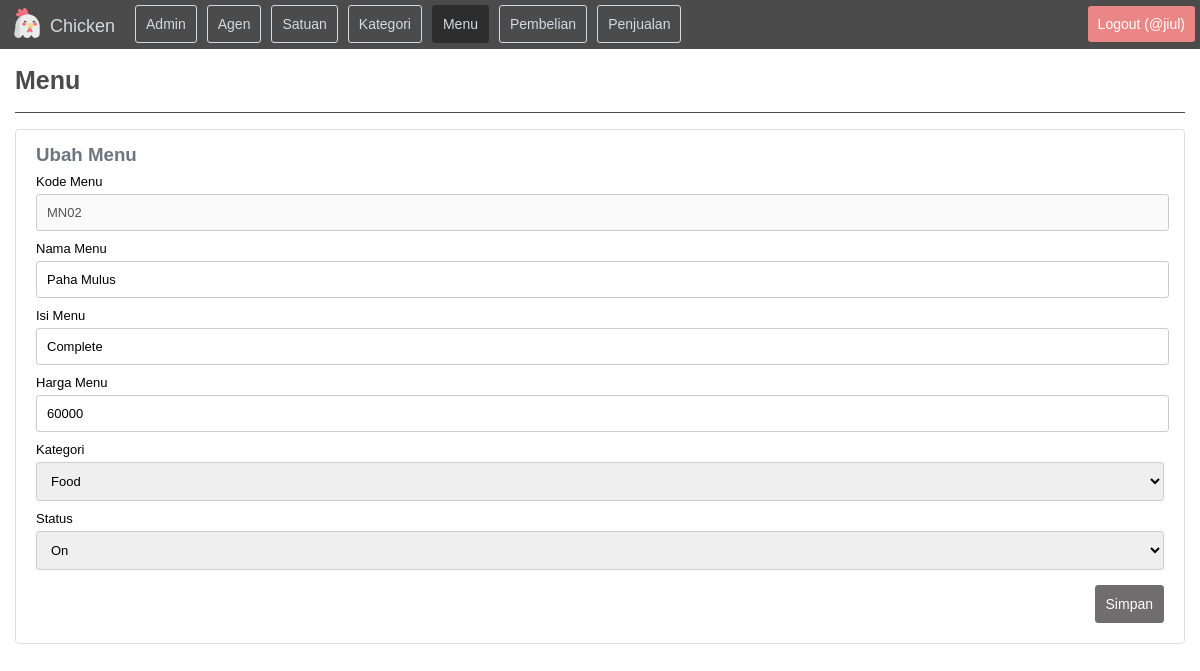
The app's page /?folder=menu&file=ubah&kode_menu=MN02 (signed in) with its own data.
### tables this page shows
CREATE TABLE `tabel_menu` (
  `kolom_kode_menu` char(4) NOT NULL,
  `kolom_kode_kategori` char(4) NOT NULL,
  `kolom_nama_menu` varchar(40) NOT NULL,
  `kolom_isi_menu` text NOT NULL,
  `kolom_harga_menu` int(10) NOT NULL,
  `kolom_status_menu` enum('on','off') NOT NULL
);

### page/menu/ubah.php (the view, shortened to what this page needs)
<div class="header">
	<h1>Menu</h1>
</div>
<?php
	$kode_menu	= isset($_GET["kode_menu"]) ? $_GET["kode_menu"] : false;
	$sql1	=	mysqli_query($koneksi,	"
											SELECT * FROM
												tabel_menu
											WHERE
												kolom_kode_menu='$kode_menu'
										")
										or die("
											<div class='alert'>
												sql1 error<br>
												".mysqli_errno($koneksi)." - ".mysqli_error($koneksi)."
											</div>
										");
	$row1 	=	mysqli_fetch_array($sql1);
	if (!isset($_POST["submitMenu"])) {
		$valueKode			=	$row1["kolom_kode_menu"];
		$valueNama			=	$row1["kolom_nama_menu"];
		$valueHarga			=	$row1["kolom_harga_menu"];
		$valueIsi 			=	$row1["kolom_isi_menu"];
		$valueKategori		=	$row1["kolom_kode_kategori"];
		$valueStatus 		=	$row1["kolom_status_menu"];
	}
?>
<?php if (!$valueKode) { ?>
	<div class="alert">
		Tidak ditemukan data menu
	</div>
<?php } else { ?>
	<div class="card">
		<div class="card-body">
			<h3 class="card-subtitle">Ubah Menu</h3>
			<form method="post" class="form" name="formUbahMenu">
				<label>Kode Menu</label>
				<input type="text" disabled value="<?php echo $valueKode; ?>">
				<label>Nama Menu</label>
				<input type="text" name="inputNama" value="<?php echo $valueNama; ?>" placeholder="Nama Menu">
				<label>Isi Menu</label>
				<input type="text" name="inputIsi" value="<?php echo $valueIsi; ?>" placeholder="Isi Menu">
				<label>Harga Menu</label>
				<input type="text" name="inputHarga" value="<?php echo $valueHarga; ?>" placeholder="Harga Menu">
				<?php
					$sql4	=	mysqli_query($koneksi,	"
															SELECT * FROM
																tabel_kategori
															WHERE
																kolom_status_kategori='on'
														")
														or die("
															<div class='alert-form'>
																sql4 error<br>
																".mysqli_errno($koneksi)." - ".mysqli_error($koneksi)."
															</div>
														");
				?>
				<label>Kategori</label>
				<select name="inputKategori">
					<?php while ($row4 = mysqli_fetch_array($sql4)) { ?>
						<?php if ($row4["kolom_kode_kategori"]==$valueKategori) { ?>
							<option value="<?php echo $row4["kolom_kode_kategori"]; ?>" selected>
								<?php echo $row4["kolom_nama_kategori"]; ?>
							</option>
						<?php } else { ?>
							<option value="<?php echo $row4["kolom_kode_kategori"]; ?>">
								<?php echo $row4["kolom_nama_kategori"]; ?>
							</option>
						<?php } ?>
					<?php } ?>
				</select>
				<label>Status</label>
				<select name="inputStatus">
					<option value="on" <?php if ($valueStatus=="on") echo "selected"; ?>>On</option>
				</select>
				<button type="submit" name="submitMenu">Simpan</button>
			</form>
		</div>
	</div>
<?php } ?>

### css/style.css (style rules this page uses)
body { margin: 0; padding: 0; font-family: arial; }

### css/main.css (style rules this page uses)
.main .header { overflow: hidden; border-bottom: 1px solid #4b4b4b; }
.main .header h1 { float: left; color: #4b4b4b; font-size: 25px; }

### css/card.css (style rules this page uses)
.card { position: relative; display: flex; min-width: 0; background-color: #fff; border: 1px solid #dfdfdf; border-radius: 0.25rem; margin: 1rem 0rem; }
.card .card-body { flex: 1 1 auto; padding: 1.25rem; }
.card .card-body .card-subtitle { margin-top: -0.375rem; color: #6c757d; margin-bottom: 0.5rem; }

### css/form.css (style rules this page uses)
.card .form label { float: left; font-size: 13px; }
.card .form input[type=text] { padding: 10px; font-size: 13px; border-radius: 3px; border: 1px solid #ccc; float: left; width: 98.5%; margin: 5px 0px 10px 0px; }
.card .form select { padding: 10px; font-size: 13px; border-radius: 3px; border: 1px solid #ccc; float: left; width: 100%; margin: 5px 0px 10px 0px; }
.card .form button { padding: 10px; margin: 5px 0px 0px 0px; font-size: 14px; border-radius: 3px; float: right; border: 1px solid #6f6d6d; cursor: pointer; background-color: #6f6d6d; color: #fff; }

### records on screen
tabel_menu: kolom_kode_menu "MN02", inputNama "Paha Mulus", inputIsi "Complete", inputHarga "60000", inputStatus "On"

### other values on screen
$session_username "jiul"
form field inputKategori "Food"
